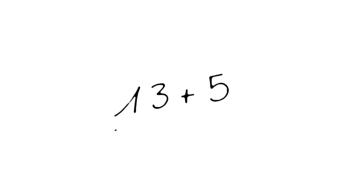
#> input picture symbol-decomposition/output01.png, 349 x 193 px, found by its file name
$ jupyter execute symbol-decomposition.ipynb
#> lines starting #> are read from the running program, lines starting #| are printed output that depends on the picture; after the words box and inside, x2 and y2 are one past the last pixel; in counts of white or black regions, pixels touching at a corner belong together
[cell 1]
import matplotlib.pyplot as plt
import numpy as np
import copy
import cv2
from collections import defaultdict

[cell 2]
image = cv2.imread('/Users/matteoblack/Desktop/Proj/visi-solve/symbol-decomposition/output01.png')
#> image is the input picture: shape (193, 349, 3); min 0, max 255, mean 253.8

canny = cv2.Canny(image, 30, 150, 3)
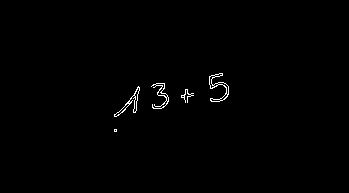
#> canny: shape (193, 349); 0.63% white in thin lines or dots, all inside (x1, y1, x2, y2) = (114, 73, 229, 132)
dilated = cv2.dilate(canny, (1, 1), iterations=0)

plt.imshow(dilated, cmap='gray')
plt.axis('off')

[cell 3]
harris = copy.deepcopy(image)

tmp = cv2.cvtColor(harris, cv2.COLOR_BGR2GRAY)
tmp = np.float32(tmp)

dst = cv2.cornerHarris(tmp, 2, 1, 0.0001)
dst = cv2.dilate(dst, None)
# Threshold for an optimal value, it may vary depending on the image.
harris[dst > 0.001 * dst.max()] = [255, 0, 0]
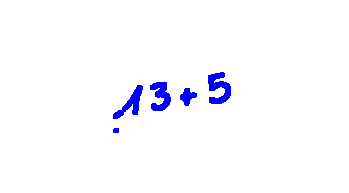
#> harris: shape (193, 349, 3); 2.05% of pixels changed, all inside (x1, y1, x2, y2) = (113, 72, 231, 133)
X = list()
max_value = dst.max()
#> max_value = 923978368
for c in range(dst.shape[0]):
    for r in range(dst.shape[1]):
        if dst[c, r] > 0.001 * max_value:
            X.append([r, c])

plt.imshow(harris, cmap='gray')
plt.axis('off')

[cell 4]
import numpy as np

from sklearn.cluster import MeanShift, estimate_bandwidth

[cell 5]
# The following bandwidth can be automatically detected using
X = np.array(X)
bandwidth = estimate_bandwidth(X, quantile = 180 / X.shape[0])
#> bandwidth = 13.31

ms = MeanShift(bandwidth=bandwidth, bin_seeding=True)
ms.fit(X)
labels = ms.labels_
cluster_centers = ms.cluster_centers_

labels_unique = np.unique(labels)
#> labels_unique = [0, 1, 2, 3]
n_clusters_ = len(labels_unique)
#> n_clusters_ = 4

print("number of estimated clusters : %d" % n_clusters_)
#| number of estimated clusters : 4

[cell 6]
180 / X.shape[0]
#> Out = 0.131

[cell 7]
clustering = copy.deepcopy(image)

plt.imshow(clustering, cmap='gray')
clusters = defaultdict(list)
clusters_y = defaultdict(int)
for k in range(n_clusters_):
    my_members = labels == k
    print(sum(my_members))
    if sum(my_members) > 100:
        clusters[int(cluster_centers[k][0])] = X[my_members]
        plt.plot(X[my_members, 0], X[my_members, 1], marker='o', markersize=1)
        plt.plot(int(cluster_centers[k][0]), int(cluster_centers[k][1]), marker='o', markersize=5)
plt.axis('off')
#> Out = (-0.5, 348.5, 192.5, -0.5)

[cell 8]
clusters.keys()

[cell 9]
final = copy.deepcopy(image)

plt.imshow(clustering, cmap='gray')

keys = sorted(clusters.keys())
#> keys = [133, 161, 187, 219]

min_val = min(clusters[keys[0]][:, 0]) - 5
plt.plot([min_val for _ in range(image.shape[0])], np.arange(0, image.shape[0]))

for i in range(len(keys) - 1):
    if abs(keys[i] - keys[i + 1]) > 20:
        max_val = max(clusters[keys[i]][:, 0])
        min_val = min(clusters[keys[i + 1]][:, 0])
        avg = (max_val + min_val) // 2
        plt.plot([avg for _ in range(image.shape[0])], np.arange(0, image.shape[0]))

max_val = max(clusters[keys[-1]][:, 0]) + 5
plt.plot([max_val for _ in range(image.shape[0])], np.arange(0, image.shape[0]))


upper_cut = max(X[:,1]) + 5
plt.plot(np.arange(0, image.shape[1]), [upper_cut for _ in range(image.shape[1])])
bottom_cut = min(X[:,1]) - 5
plt.plot(np.arange(0, image.shape[1]), [bottom_cut for _ in range(image.shape[1])])

plt.axis('off')
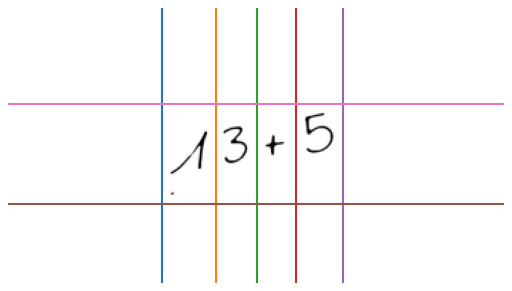
#> figure drawn by matplotlib, 1 panel

[cell 10]
padding = 20

final = copy.deepcopy(image)
final = cv2.cvtColor(final, cv2.COLOR_BGR2GRAY)
keys = sorted(clusters.keys())

left_cut = min(clusters[keys[0]][:, 0]) - 5
upper_cut = max(X[:,1]) + 5
bottom_cut = min(X[:,1]) - 5

zeros_v = np.zeros((upper_cut - bottom_cut, padding)) + 255

counter = 0
for i in range(len(keys) - 1):
    if abs(keys[i] - keys[i + 1]) > 20:
        max_val = max(clusters[keys[i]][:, 0])
        min_val = min(clusters[keys[i + 1]][:, 0])
        right_cut = (max_val + min_val) // 2

        zeros_h = np.zeros((padding, right_cut - left_cut + 2 * padding)) + 255

        img = final[bottom_cut:upper_cut, left_cut:right_cut]
        img = np.c_[img, zeros_v]
        img = np.c_[zeros_v, img]
        img = np.vstack([img, zeros_h])
        img = np.vstack([zeros_h, img])

        plt.imshow(img, cmap='gray')
        plt.savefig(f'digit{counter}')
        plt.clf()

        left_cut = right_cut
        counter += 1
#> this loop made 3 passes
#> pass 1, `img = np.c_[zeros_v, img]`:
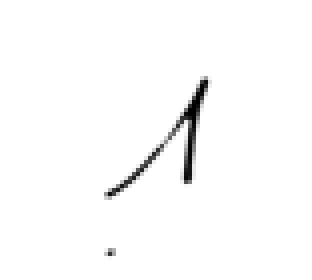
#> img: shape (70, 78) float64 (shown 4 times larger); min 0, max 255, mean 250.8
#> pass 1, `img = np.vstack([img, zeros_h])`:
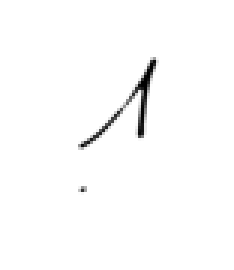
#> img: shape (90, 78) float64 (shown 3 times larger); min 0, max 255, mean 251.7
#> pass 1, `plt.savefig(f'digit{counter}')`:
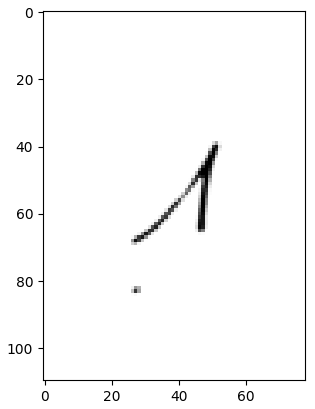
#> figure drawn by matplotlib, 1 panel
#> pass 2, `plt.savefig(f'digit{counter}')`:
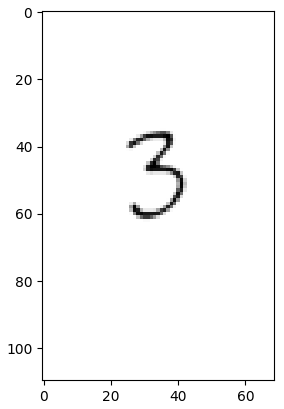
#> figure drawn by matplotlib, 1 panel
#> after the loop, counter = 3

right_cut = max(clusters[keys[-1]][:, 0]) + 5
zeros_h = np.zeros((padding, right_cut - left_cut + 2 * padding)) + 255

img = final[bottom_cut:upper_cut, left_cut:right_cut]
#> img: shape (70, 33)
img = np.c_[img, zeros_v]
#> img: shape (70, 53) float64
img = np.c_[zeros_v, img]
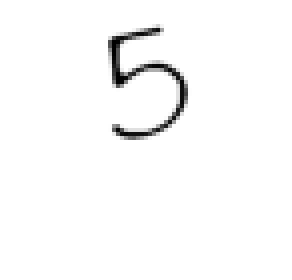
#> img: shape (70, 73) float64 (shown 4 times larger); min 0, max 255, mean 249.8
img = np.vstack([img, zeros_h])
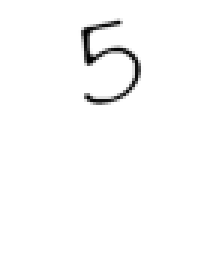
#> img: shape (90, 73) float64 (shown 3 times larger); min 0, max 255, mean 251
img = np.vstack([zeros_h, img])
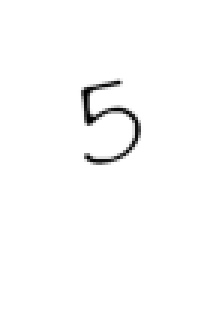
#> img: shape (110, 73) float64 (shown 3 times larger); min 0, max 255, mean 251.7

plt.imshow(img, cmap='gray')
plt.savefig(f'digit{counter}')

$ run again, with symbol-decomposition/output02.png copied over symbol-decomposition/output01.png
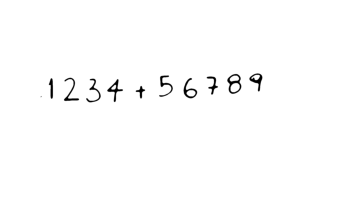
#> input picture symbol-decomposition/output02.png, 349 x 204 px, found by its file name
#> image is the input picture: shape (204, 349, 3); min 0, max 255, mean 252.5
#> `canny = cv2.Canny(image, 30, 150, 3)`:
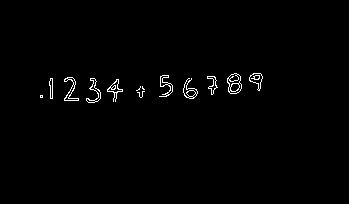
#> canny: shape (204, 349); 1.1% white in thin lines or dots, all inside (x1, y1, x2, y2) = (40, 73, 263, 103)
#> harris: shape (204, 349, 3); 3.57% of pixels changed, all inside (x1, y1, x2, y2) = (40, 72, 265, 105)
#> max_value = 875919552
#| number of estimated clusters : 10
#> after the loop `for i in range(len(keys) - 1):`: counter = 9
#> `img = np.vstack([zeros_h, img])`:
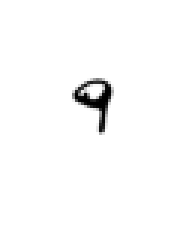
#> img: shape (82, 64) float64 (shown 3 times larger); min 0, max 255, mean 251.1

$ run again, with symbol-decomposition/output03.png copied over symbol-decomposition/output01.png
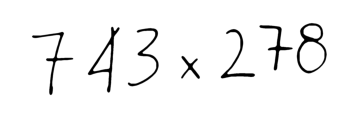
#> input picture symbol-decomposition/output03.png, 349 x 134 px, found by its file name
#> image is the input picture: shape (134, 349, 3); min 0, max 255, mean 245.2
#> canny: shape (134, 349); 3.2% white in thin lines or dots, all inside (x1, y1, x2, y2) = (32, 23, 327, 95)
#> harris: shape (134, 349, 3); 10.9% of pixels changed, all inside (x1, y1, x2, y2) = (31, 22, 329, 97)
#> max_value = 893545920
#| number of estimated clusters : 20
#> after the loop `for i in range(len(keys) - 1):`: counter = 6
#> `img = np.vstack([zeros_h, img])`:
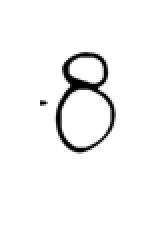
#> img: shape (124, 84) float64 (shown 2 times larger); min 0, max 255, mean 246.5
